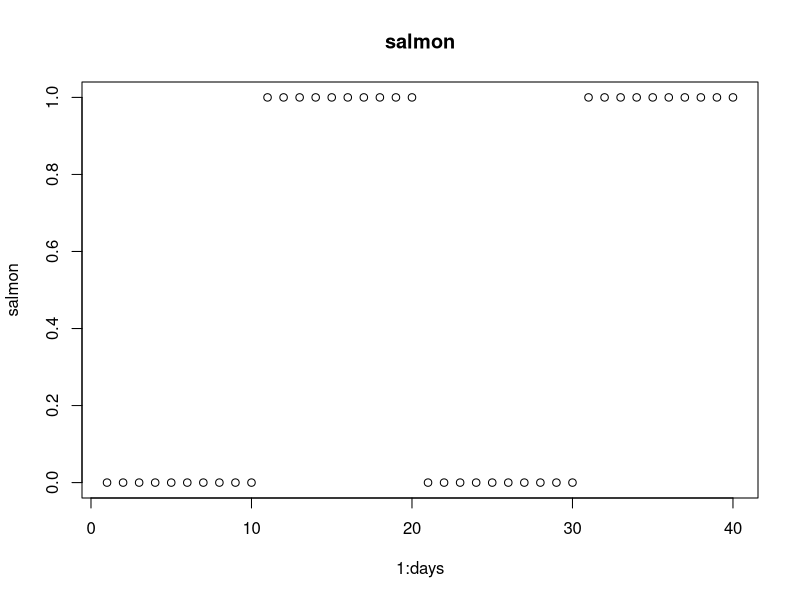
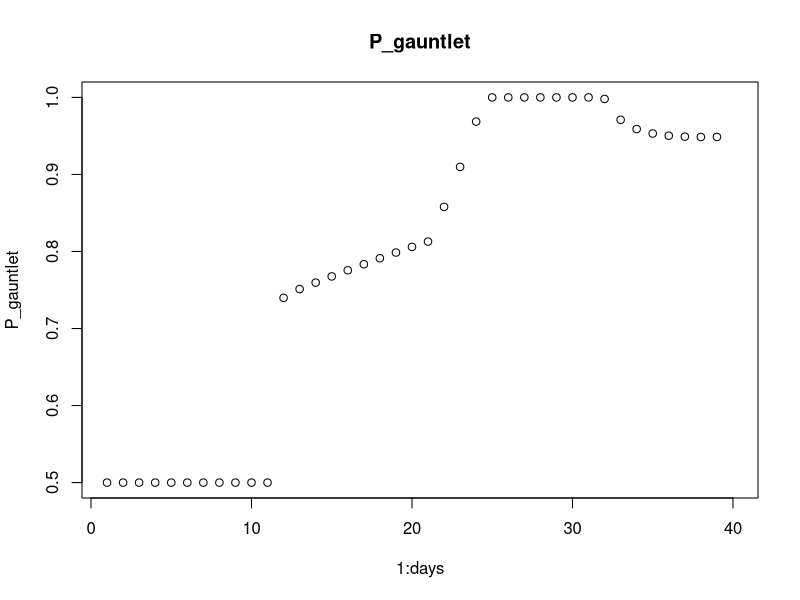
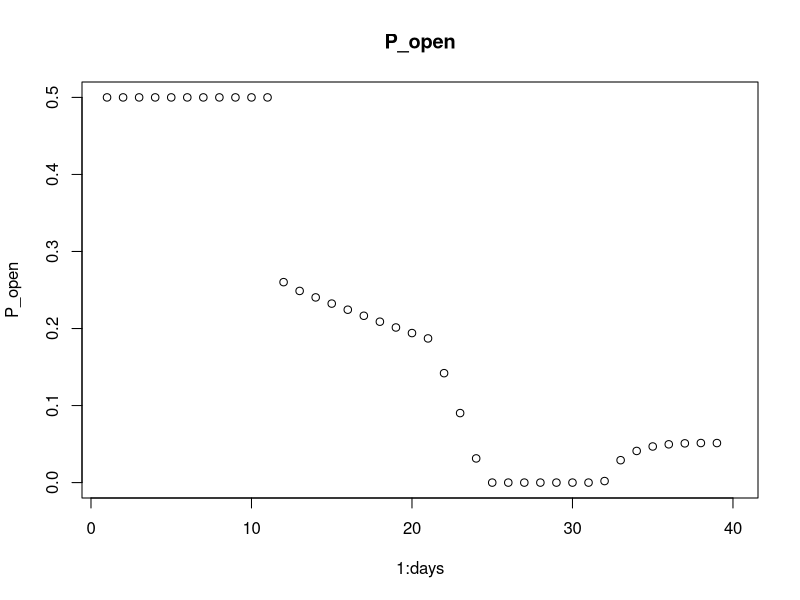
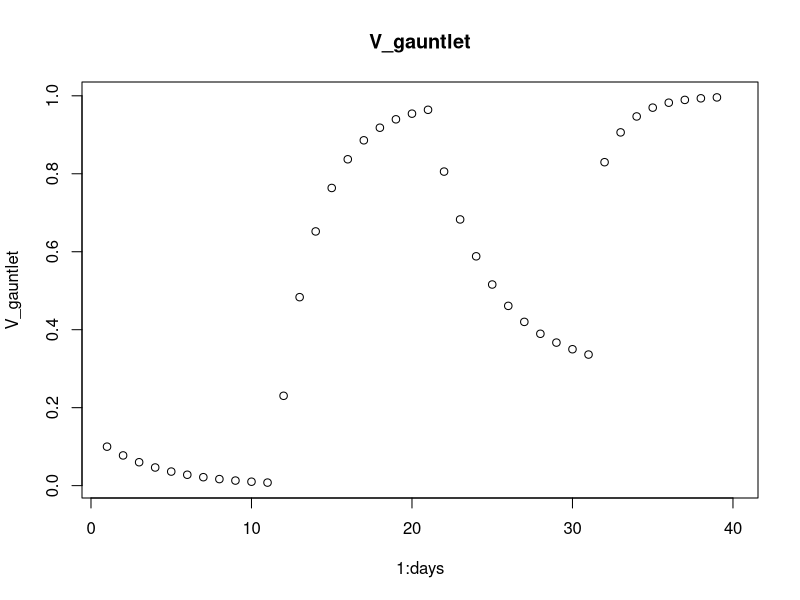
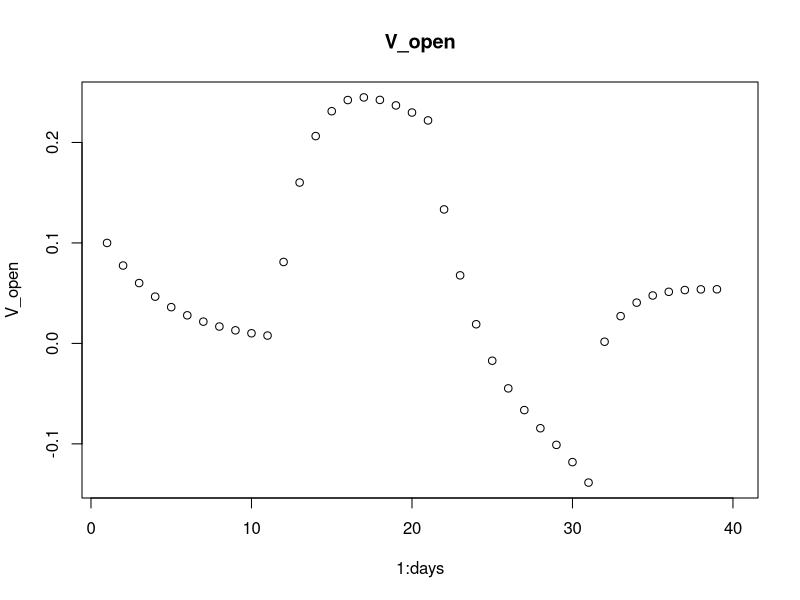
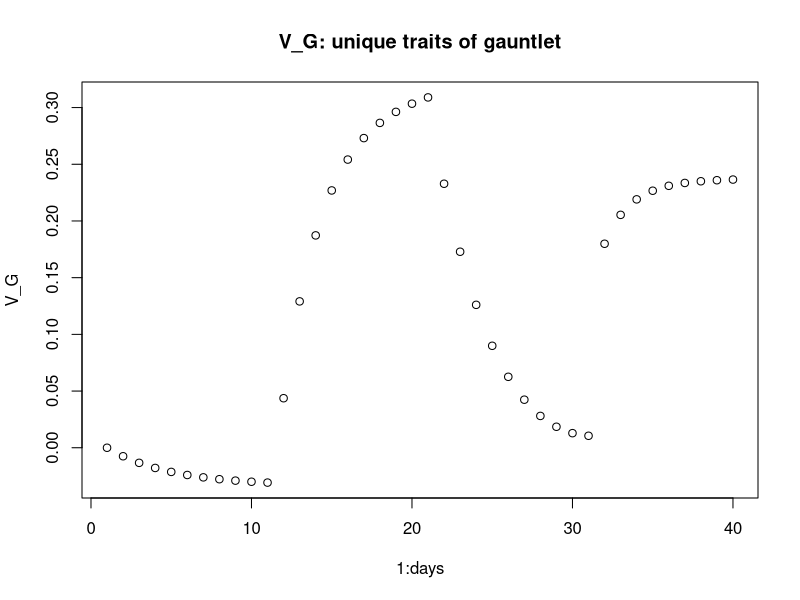
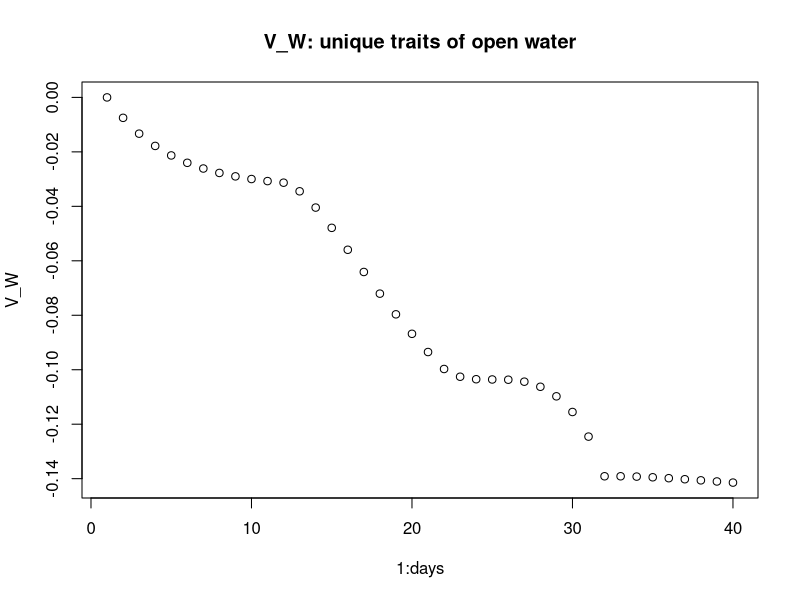
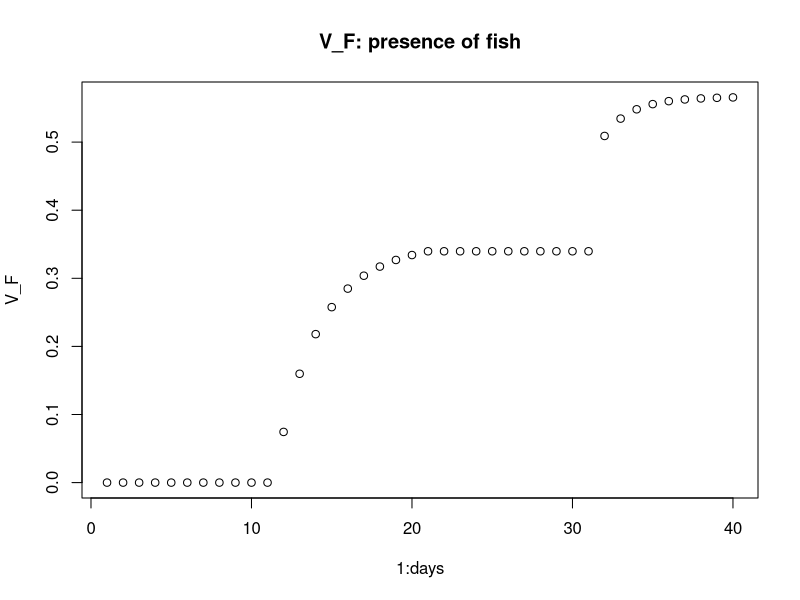

Reproduce these figures in R, in order.
# Rescorla-Wagner via Miller and Shettleworth 2007, 2013
# December 2023

# parameters
days <- 40
salience <- 0.15 # seems to be standard for this model? Can think about later

# variables (for now this matches the rectangle example in the 2007 paper)
V_G <- array(dim = days) # geography of gauntlet
V_W <- array(dim = days) # geography of open water
V_F <- array(dim = days, data = rep(0, days)) # presence of salmon
V_B <- array(dim = days) # some element(s) in common between both

V_gauntlet <- array(dim = days)
V_open <- array(dim = days)

P_gauntlet <- array(dim = days)
P_open <- array(dim = days)

# stupid little salmon presence/absence by day
# salmon everyday - works great
# salmon <- array(dim = days, data = rep(1, days))
# two salmon pulses
salmon <- array(dim = days, data = c(rep(0, days/4), rep(1, days/4), rep(0, days/4), rep(1, days/4)))

# start values
V_G[1] <- 0
V_W[1] <- 0
V_F[1] <- 0
V_B[1] <- 0.1 # bc something needed to be non-0 I think

# loop
for(day in 1:(days-1)) {
  V_gauntlet[day] <- V_G[day] + V_F[day] + V_B[day]
  V_open[day] <- V_W[day] + V_B[day]
  P_gauntlet[day] <- V_gauntlet[day]/(V_gauntlet[day] + V_open[day])
  P_open[day] <- V_open[day]/(V_gauntlet[day] + V_open[day])
  
  
  if(salmon[day] == 0){ #V_F not presented so no change, neither location rewarded
    lambda_g <- 0
    lambda_o <- 0
    V_G[day+1] <- V_G[day] + salience * (lambda_g - (V_G[day] + V_B[day])) * P_gauntlet[day]
    V_W[day+1] <- V_W[day] + salience * (lambda_o - (V_W[day] + V_B[day])) * P_open[day]
    V_F[day+1] <- V_F[day]
    V_B[day+1] <- V_B[day] + 
      (salience * (lambda_o - (V_B[day] + V_W[day])) * P_open[day]) + 
      (salience * (lambda_g - (V_B[day] + V_G[day])) * P_gauntlet[day])
  } else { # gauntlet rewarded and V_F presented
    lambda_g <- 1
    lambda_o <- 0
    V_G[day+1] <- V_G[day] + salience * (lambda_g - (V_G[day] + V_F[day] + V_B[day])) * P_gauntlet[day]
    V_W[day+1] <- V_W[day] + salience * (lambda_o - (V_W[day] + V_B[day])) * P_open[day]
    V_F[day+1] <- V_F[day] + salience * (lambda_g - (V_G[day] + V_F[day] + V_B[day])) * P_gauntlet[day]
    V_B[day+1] <- V_B[day] + 
      (salience * (lambda_o - (V_B[day] + V_W[day])) * P_open[day]) + 
      (salience * (lambda_g - (V_B[day] + V_F[day] + V_G[day])) * P_gauntlet[day])
  }
  
  # correct P_Ls to 0 or 1 if out of range (MS 2013)
  if(P_gauntlet[day] > 1) {
    P_gauntlet[day] <- 1
  } else {
    if(P_gauntlet[day] < 0) {
      P_gauntlet[day] <- 0
    }
  }
  if(P_open[day] > 1) {
    P_open[day] <- 1
  } else {
    if(P_open[day] < 0) {
      P_open[day] <- 0
    }
  }
  
}

plot(1:days, salmon, main = "salmon")
plot(1:days, P_gauntlet, main = "P_gauntlet")
plot(1:days, P_open, main = "P_open")
plot(1:days, V_gauntlet, main = "V_gauntlet")
plot(1:days, V_open, main = "V_open")
plot(1:days, V_G, main = "V_G: unique traits of gauntlet")
plot(1:days, V_W, main = "V_W: unique traits of open water")
plot(1:days, V_F, main = "V_F: presence of fish")
plot(1:days, V_B, main = "V_B: common trait")
